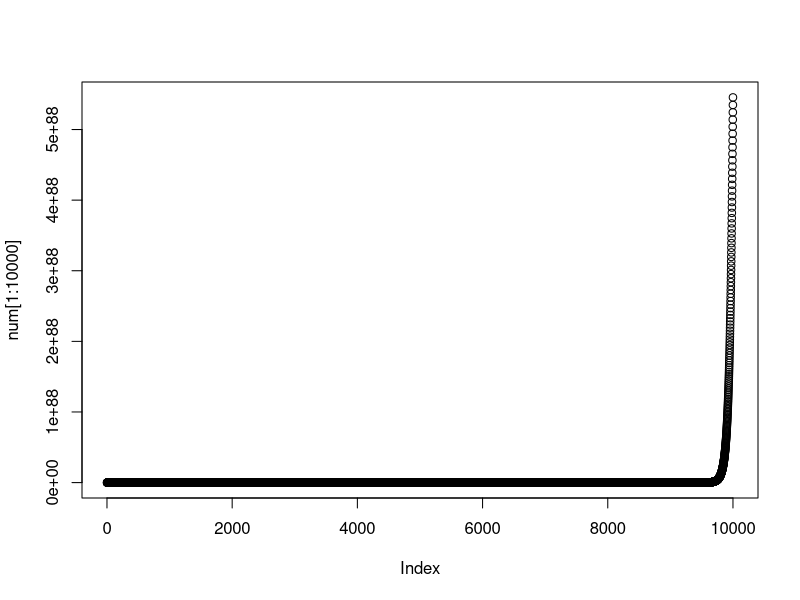

Generate this figure with R:
amoeba<-function(reproduce=.5)
{
  die = 1-reproduce
  lived<-rep(F, 10000)
  for (i in 1:10000)
  {
    n=1
    for (j in 1:19)
    {
      day<-sample(c(T,F), n, prob=c(reproduce, die))
      n = 2* sum(day==T)
      if (n==0)
        {
        lived[i]<-F
        break
        }
    }
    if (n>0)
    {lived[i]=T}
  }
  mean(lived)
}

analytic<-function(p)
{
  if (p<=.5)
{    return(1)
}  
  if (.5<p&p<=1)
{    return ((1-p)/p)
}  
  else
{    
  return('Not a valid probability')
}
}

num<-numeric(10000)
num[1:100]<-0
startnum<-500
for (i in 1:10000)
{
    startnum<-rbinom(1,startnum,.51)*2
    num[i]<-startnum
    if (num[i]==0)
      break
}
plot(num[1:10000])
head(num, 20)
length(num[num>0])
max(num[1200])
